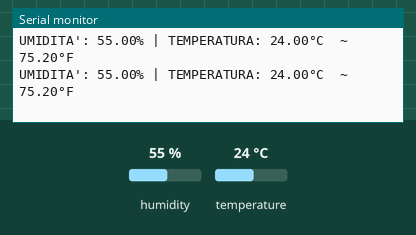
Bench run of a sketch on a simulated Arduino Mega 2560, built with avr-gcc and run on an emulated ATmega2560. Parts: the last lines printed to the serial monitor. The test bench sets the inputs (shaded band); at power-on: humidity 55 %, temperature 24 °C.

Above: at 5.8 s.
5.9 s: humidity set to 22 %
At 11.0 s:
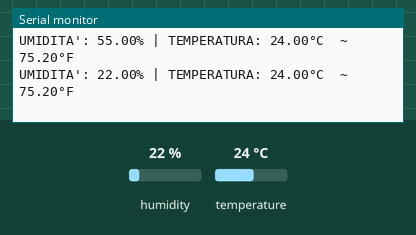
11.9 s: temperature set to 12 °C
At 16.3 s:
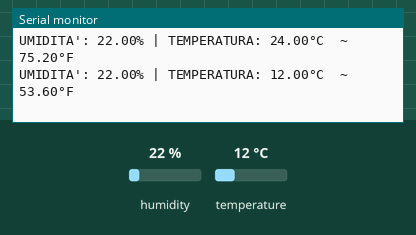
17.9 s: humidity set to 40 %
At 20.3 s:
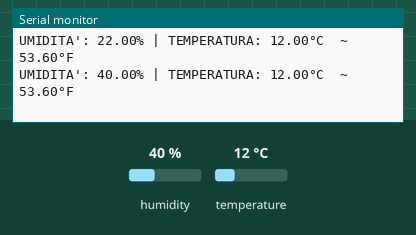
Timing chart, 0 to 21.8 s (numbered marks = the images above; inputs shaded):
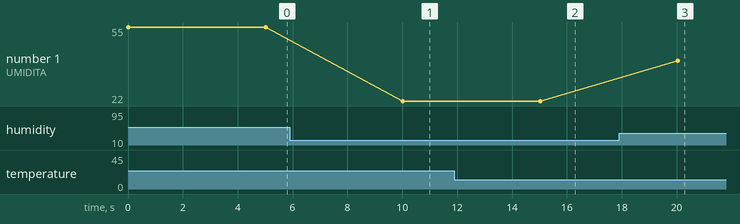

Measured:
- after the input at 5.9 s, the serial monitor: prints a new line after 4.1 s (image 1)
- after the input at 11.9 s, the serial monitor: prints a new line after 3.1 s (image 2)
- after the input at 17.9 s, the serial monitor: prints a new line after 2.1 s (image 3)
- plotted number 1: 55 → 22 after the input at 5.9 s, 22 → 40 after the input at 17.9 s

The sketch:

dht22.ino
```cpp
#include <DHT.h>
#define DHT22_PIN  23 // pin GPIO23 collegato al pin DATDA del DHT22

DHT dht22(DHT22_PIN, DHT22);

void setup() {
  Serial.begin(115200);
  dht22.begin(); // inizializza il sensore DHT22
}

void loop() {
  // lettura valore umidità
  float umidita  = dht22.readHumidity();
  // lettura valore temperatura in gradi Celsius
  float temperaturaC = dht22.readTemperature();
  // lettura valore temperatura in gradi Fahrenheit
  float temperaturaF = dht22.readTemperature(true);

  // controllo che la lettura dei valori sia andata a buon fine
  if ( isnan(temperaturaC) || isnan(temperaturaF) || isnan(umidita)) {
    Serial.println("Sensore DHT22 non trovato!");
  } else {
    Serial.print("UMIDITA': ");
    Serial.print(umidita);
    Serial.print("%");

    Serial.print(" | ");

    Serial.print("TEMPERATURA: ");
    Serial.print(temperaturaC);
    Serial.print("°C  ~  ");
    Serial.print(temperaturaF);
    Serial.println("°F");
  }

  // pausa di 5 secondi prima di una rilettura
  delay(5000);
}
```
